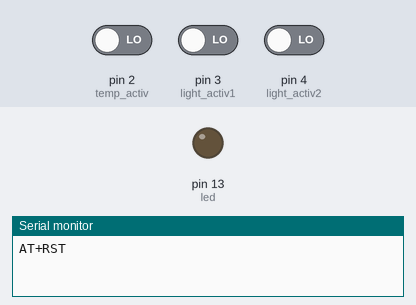
Bench run of a sketch on a simulated Arduino Uno, built with avr-gcc and run on an emulated ATmega328P. Parts: output pins drawn as LEDs (lit = HIGH), the last lines printed to the serial monitor. The inputs (shaded band) are chosen by the test bench; at power-on: pin 2 (temp_activ) LOW, pin 3 (light_activ1) LOW, pin 4 (light_activ2) LOW. The modem accepts every AT command (registered, SIM ready, sends succeed) and sends nothing else.

Above: at 0.1 s.
At 12.1 s:
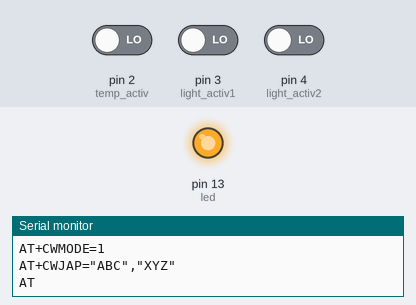
Timing chart, 0 to 13.6 s (numbered marks = the images above):
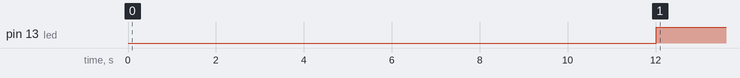

Measured:
- by itself, pin 13 (led): LOW → HIGH at 12.0 s

The sketch:

Home_Automation.ino
```cpp
/*
#include "DHT.h"                  //for accuracy in temp and humidity
#define dhtPin A0;

dht DHT;                          //created an object
*/

#include <SoftwareSerial.h>
#include <stdlib.h>

#define SSID "ABC"
#define PASS "XYZ"

int tempPin = A1;
int moistPin = A2;
int lightPin = A3;
int lightPin_2 = A4;
int led = 13;
int temp_activ = 2;
int light_activ1 = 3;
int light_activ2 = 4;
float tempC;
float light_1;
float light_2;

String apikey="8KPNAC0Q81O3XN2M";

SoftwareSerial ser(0,1);
//setup is where we specify the input, output & baud rate, do we have to setup wifi or bluetooth ?

void setup() {
  Serial.begin(9600);         //default baud rate
  ser.begin(9600);
  Serial.println("AT+RST");
  ser.println("AT+RST");
  delay(5000);
  Serial.println("AT+CWMODE=1");
  delay(2000);
  String cmd="AT+CWJAP=\"";
  cmd+=SSID;
  cmd+="\",\"";
  cmd+=PASS;
  cmd+="\"";
  Serial.println(cmd);
  delay(5000);
  Serial.println("AT");
/*  if(Serial.find("OK")){
    Serial.println("ok");
  }else{
    Serial.println("not ok");
  }
 */ pinMode(tempPin,INPUT);
  pinMode(temp_activ,INPUT);
  pinMode(light_activ1,INPUT);
  pinMode(light_activ2,INPUT);
  pinMode(moistPin,INPUT);
  pinMode(lightPin,INPUT);
  pinMode(lightPin_2,INPUT);
  pinMode(led,OUTPUT);        // for led that will lit up when board is active
}

//loop is main code where we write the desired code

void loop() {
/*

  DHT.read11(dhtPin);
  Serial.println(DHT.temperature);
  Serial.println(DHT.humidity);


*/

  digitalWrite(led,HIGH);       //for turning on the led that is attached to the board
  int temp_activ_read = digitalRead(temp_activ);
  int light_activ1_read = digitalRead(light_activ1);
  int light_activ2_read = digitalRead(light_activ2);

  if(temp_activ_read){
    tempC=fortemp(tempPin);
  }

  if(light_activ1_read){
    light_1=forlight(lightPin);
  }

  if(light_activ2_read){
    light_2=forlight(lightPin_2);
  }
//  Serial.println(light_1);
//  Serial.println(light_2);
 // wifi(tempC, light_1, light_2);
  delay(16000);
}


//function to convert output of tempPin to voltage if adafruit library isn't used

float getVolt(int pin){
   return (analogRead(pin) * 0.004882814);
}

float fortemp(int pin){
  float volt = getVolt(tempPin);
  float celsius = (volt-0.5)*100.0;
  float tempF = celsius*(9.0/5.0)+32.0;
  Serial.println("Temperature(in celsius) :");
  Serial.println(celsius);
  Serial.println("Temperature(in fahrenheit) :");
  Serial.println(tempF);
  return celsius;
}

float forlight(int pin){
  float light = analogRead(pin);
  Serial.println("Light Intensity : " );
  Serial.println(light);
  return light;
}

void wifi(float temp, float light, float light_2){
  char buf[16];
  String strTemp = dtostrf(temp, 4, 1, buf);
  String cmd = "AT+CIPSTART=\"TCP\",\"";
  cmd += "184.106.153.149"; // api.thingspeak.com
  cmd += "\",80";
  ser.println(cmd);

  if(ser.find("Error")){
    Serial.println("AT+CIPSTART error");
    return;
  }

 String getStr = "GET /update?api_key=";
  getStr += apikey;
  getStr +="&field1=";
  getStr += String(strTemp);
  getStr += "\r\n\r\n";

  // send data length
  cmd = "AT+CIPSEND=";
  cmd += String(getStr.length());
  ser.println(cmd);

  if(ser.find(">")){
    ser.print(getStr);
  }
  else{
    ser.println("AT+CIPCLOSE");
    // alert user
    Serial.println("AT+CIPCLOSE");
  }

  }
```
